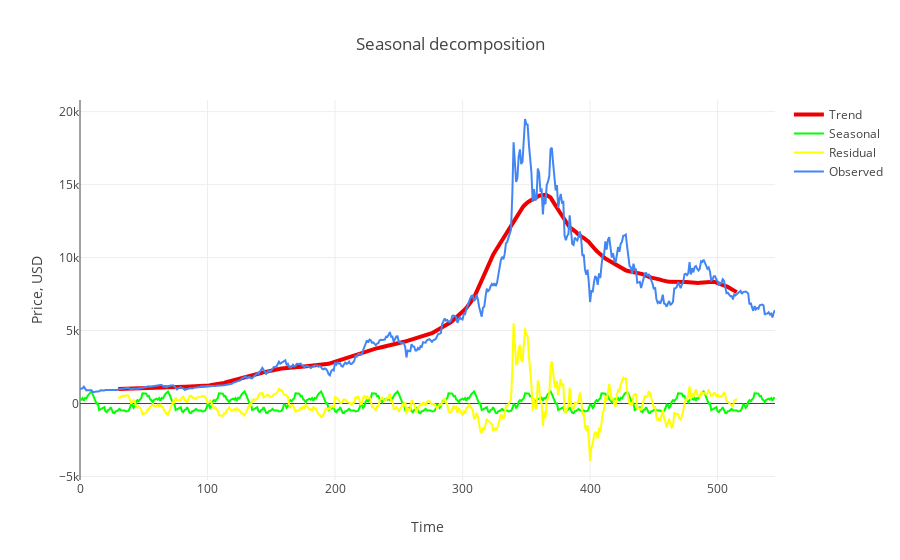

Notebook code cell kept with this figure:
### Markdown cell above
Additive model:

Data is represented in terms of addition of seasonality, trend, cyclical and residual components

Used where change is measured in absolute quantity

Data is modeled as-is

Multiplicative model:

Data is represented in terms of multiplication of seasonality, trend, cyclical and residual components

Used where change is measured in percent(%) change

Data is modeled just as additive but after taking logarithm (with base as natural or base 10)

The additive model is useful when the seasonal variation is relatively constant over time. The multiplicative model is useful when the seasonal variation increases over time.

### Code cell
s = sm.tsa.seasonal_decompose(data_select.close.values, freq=60)
trace1 = go.Scatter(x = np.arange(0, len(s.trend), 1),y = s.trend,mode = 'lines',name = 'Trend',
    line = dict(color = ('rgb(238, 0, 0)'), width = 4))

trace2 = go.Scatter(x = np.arange(0, len(s.seasonal), 1),y = s.seasonal,mode = 'lines',name = 'Seasonal',
    line = dict(color = ('rgb(0, 255, 0)'), width = 2))

trace3 = go.Scatter(x = np.arange(0, len(s.resid), 1),y = s.resid,mode = 'lines',name = 'Residual',
    line = dict(color = ('rgb(255, 255, 0)'), width = 2))

trace4 = go.Scatter(x = np.arange(0, len(s.observed), 1),y = s.observed,mode = 'lines',name = 'Observed',
    line = dict(color = ('rgb(66, 134, 244)'), width = 2))

data = [trace1, trace2, trace3, trace4]
layout = dict(title = 'Seasonal decomposition', xaxis = dict(title = 'Time'), yaxis = dict(title = 'Price, USD'))
fig = dict(data=data, layout=layout)
py.iplot(fig, filename='seasonal_decomposition')

### Figure 1 — Plotly figure (JSON) as saved in the notebook; plotly's stock layout.template omitted (floating-point values rounded to 4 significant figures; data arrays with more than 128 entries replaced by an {"elided": "..."} marker saying what was removed)
{"data": [{"line": {"color": "rgb(238, 0, 0)", "width": 4}, "mode": "lines", "name": "Trend", "type": "scatter", "uid": "5e71a366-ce13-11e8-8aab-34363b7b9e5a", "x": {"elided": "546 int values"}, "y": {"elided": "546 float values"}}, {"line": {"color": "rgb(0, 255, 0)", "width": 2}, "mode": "lines", "name": "Seasonal", "type": "scatter", "uid": "5e76cf08-ce13-11e8-b7ac-34363b7b9e5a", "x": {"elided": "546 int values"}, "y": {"elided": "546 float values"}}, {"line": {"color": "rgb(255, 255, 0)", "width": 2}, "mode": "lines", "name": "Residual", "type": "scatter", "uid": "5e76d2b4-ce13-11e8-a0f0-34363b7b9e5a", "x": {"elided": "546 int values"}, "y": {"elided": "546 float values"}}, {"line": {"color": "rgb(66, 134, 244)", "width": 2}, "mode": "lines", "name": "Observed", "type": "scatter", "uid": "5e76d522-ce13-11e8-8646-34363b7b9e5a", "x": {"elided": "546 int values"}, "y": {"elided": "546 float values"}}], "layout": {"title": "Seasonal decomposition", "xaxis": {"title": "Time"}, "yaxis": {"title": "Price, USD"}}}
